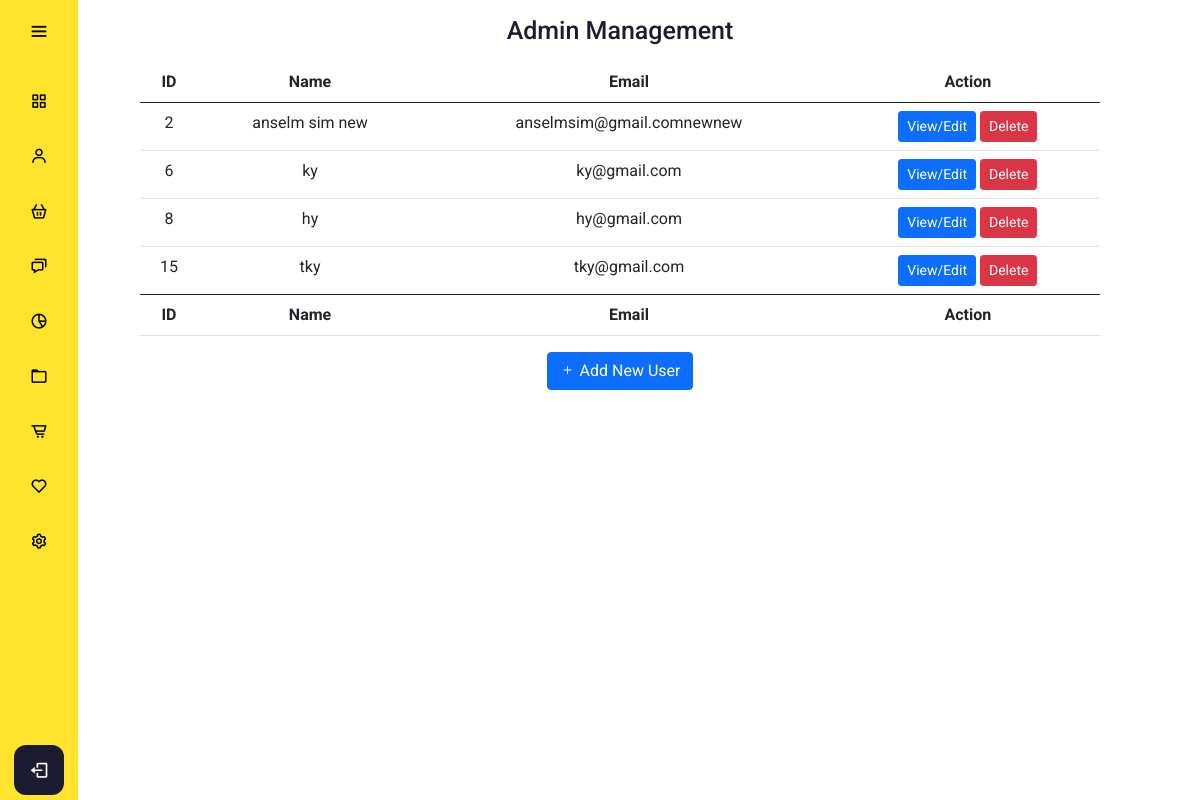
/admin/usermanagement.php, run on the app's committed database.
### tables this page shows
CREATE TABLE `users` (
  `users_id` int(11) NOT NULL,
  `users_name` varchar(255) NOT NULL,
  `users_email` varchar(255) NOT NULL,
  `users_password` varchar(128) NOT NULL,
  `users_address` text,
  `users_phone` varchar(11) DEFAULT NULL,
  `users_age` int(3) DEFAULT NULL,
  `users_gender` smallint(6) DEFAULT NULL,
  `users_permission` smallint(6) NOT NULL DEFAULT '0',
  `users_joindate` timestamp NOT NULL DEFAULT CURRENT_TIMESTAMP ON UPDATE CURRENT_TIMESTAMP
);

### config/db.php (called while the page is built, shortened)
<?php
class DB {
  protected static $mdb = null;
  public static function getMDB() {
    $mdb = DB::$mdb;
    if ($mdb === null) {
      $mdb = DB::$mdb = new MeekroDB();
    }
    $mdb->sync_config();
    return $mdb;
  }
  public static function query() { $args = func_get_args(); return call_user_func_array(array(DB::getMDB(), 'query'), $args); }
}
class MeekroDB {
  public $encoding = 'latin1';
  public $connect_options = array(MYSQLI_OPT_CONNECT_TIMEOUT => 30);
  public $internal_mysql = null;
  public function __construct($host=null, $user=null, $password=null, $dbName=null, $port=null, $encoding=null, $socket=null)  {
    if ($encoding === null) $encoding = DB::$encoding;
    $this->encoding = $encoding;
  }
  public function get() {
    $mysql = $this->internal_mysql;
    if (!($mysql instanceof MySQLi)) {
      $mysql = new mysqli();
      foreach ($this->connect_options as $key => $value) {
        $mysql->options($key, $value);
      }
      $mysql->set_charset($this->encoding);
      $this->internal_mysql = $mysql;
    }
    return $mysql;
  }
  protected function preparseQueryParams() {
    $args = func_get_args();
    $sql = trim(strval(array_shift($args)));
    $args_all = $args;
    if (count($args_all) == 0) return array($sql);
    $chunkyQuery = array();
    return $chunkyQuery;
  }
  public function parseQueryParams() {
    $args = func_get_args();
    $chunkyQuery = call_user_func_array(array($this, 'preparseQueryParams'), $args);
    $query = '';
    foreach ($chunkyQuery as $chunk) {
      if (is_string($chunk)) {
        $query .= $chunk;
        continue;
      }
      $result = '';
      $query .= $result;
    }
    return $query;
  }
  protected function prependCall($function, $args, $prepend) { array_unshift($args, $prepend); return call_user_func_array($function, $args); }
  public function query() { $args = func_get_args(); return $this->prependCall(array($this, 'queryHelper'), $args, 'assoc'); }
  protected function queryHelper() {
    $args = func_get_args();
    $type = array_shift($args);
    $db = $this->get();
    $is_buffered = true;
    $row_type = 'assoc';
    $full_names = false;
    $sql = call_user_func_array(array($this, 'parseQueryParams'), $args);
    $result = $db->query($sql, $is_buffered ? MYSQLI_STORE_RESULT : MYSQLI_USE_RESULT);
    $return = array();
    while ($row = ($row_type == 'assoc' ? $result->fetch_assoc() : $result->fetch_row())) {
      $return[] = $row;
    }
    return $return;
  }
}
?>

### admin/usermanagement.php (the view, shortened to what this page needs)
<?php
include "../config/db.php";
?>
<!DOCTYPE html>
<html lang="en" dir="ltr">
  <head>
    <link rel="stylesheet" href="adminstyle.css">
    <link href='https://unpkg.com/boxicons@2.0.7/css/boxicons.min.css' rel='stylesheet'>
    <link href="https://cdn.jsdelivr.net/npm/bootstrap@5.0.0-beta3/dist/css/bootstrap.min.css" rel="stylesheet">
    <link rel="stylesheet" href="https://cdn.jsdelivr.net/npm/bootstrap-icons@1.4.1/font/bootstrap-icons.css">
   </head>
<body>
  <?php
  include "adminheader.php";
  ?>
  <div class="home_content">
    <div class="text">Admin Management </div>
    <table class="table table-hover">
        <thead>
            <tr>
            <th scope="col">ID</th>
            <th scope="col">Name</th>
            <th scope="col">Email</th>
            <th scope="col">Action</th>
            </tr>
        </thead>
        <tbody>
        <?php
        $getUserQuery = DB::query("SELECT * FROM users");
        foreach($getUserQuery as $getUserResult){
        ?>
            <tr class="userdata userdata<?php echo $getUserResult['users_id']; ?>">
              <td class="userid"><?php echo $getUserResult['users_id']; ?></td>
              <td class="username"><?php echo $getUserResult['users_name']; ?></td>
              <td class="useremail"><?php echo $getUserResult['users_email']; ?></td>
              <td><button type="button" class="btn btn-primary btn-sm editUser" id="editUser" value="editUser" data-id="<?php echo $getUserResult['users_id']; ?>" data-bs-toggle="modal" data-bs-target="#userinfo<?php echo $getUserResult['users_id']; ?>" >View/Edit</button>
                  <button type="button" class="btn btn-danger btn-sm deleteUser" data-id="<?php echo $getUserResult['users_id']; ?>" data-name="<?php echo $getUserResult['users_name']; ?>">Delete</button>
              </td>
            </tr>
        <?php
        }
        ?>
        </tbody>
        <tfoot>
          <tr>
            <th scope="col">ID</th>
            <th scope="col">Name</th>
            <th scope="col">Email</th>
            <th scope="col">Action</th>
          </tr>
        </tfoot>
    </table>
    <button type="button" data-bs-toggle="modal" data-bs-target="#addUser" class="btn btn-primary"><i class="bi bi-plus"></i> Add New User</button>
  </div>
</body>
</html>

### admin/adminheader.php (shortened to what this page needs)
<div class="sidebar ">
    <div class="logo_content">
      <i class='bx bx-menu' id="btn" ></i>
    </div>
    <ul class="nav_list">
      <li>
        <a href="<?php echo htmlspecialchars(SITE_URL . "admin/adminmanagement.php"); ?>">
          <i class='bx bx-grid-alt' ></i>
        </a>
      </li>
      <li>
        <a href="<?php echo htmlspecialchars(SITE_URL . "admin/usermanagement.php"); ?>">
          <i class='bx bx-user' ></i>
        </a>
      </li>
      <li>
        <a href="<?php echo htmlspecialchars(SITE_URL . "admin/foodmanagement.php"); ?>">
          <i class='bx bx-basket' ></i>
        </a>
      </li>
      <li>
        <a href="#">
          <i class='bx bx-chat' ></i>
        </a>
      </li>
      <li>
        <a href="#">
          <i class='bx bx-pie-chart-alt-2' ></i>
        </a>
      </li>
      <li>
        <a href="#">
          <i class='bx bx-folder' ></i>
        </a>
      </li>
      <li>
        <a href="#">
          <i class='bx bx-cart-alt' ></i>
        </a>
      </li>
      <li>
        <a href="#">
          <i class='bx bx-heart' ></i>
        </a>
      </li>
      <li>
        <a href="#">
          <i class='bx bx-cog' ></i>
        </a>
      </li>
    </ul>
    <div class="profile_content">
      <div class="profile">
        <a href="<?php echo htmlspecialchars(SITE_URL . "admin/adminlogout.php"); ?>">
          <i class='bx bx-log-out adminlogout' id="log_out" ></i>
        </a>
      </div>
    </div>
  </div>

### admin/adminstyle.css (style rules this page uses)
* { margin: 0; padding: 0; box-sizing: border-box; font-family: "Roboto" , sans serif; }
body { position: relative; min-height: 100vh; width: 100%; overflow: scroll; }
.sidebar { position: fixed; top: 0; left: 0; height: 100%; width: 78px; background: #FFE32C; padding: 6px 14px; z-index: 99; transition: all 0.5s ease; }
.sidebar #btn { position: absolute; color: #000; top: 6px; left: 50%; font-size: 22px; height: 50px; width: 50px; text-align: center; line-height: 50px; transform: translateX(-50%); }
.sidebar ul { margin-top: 20px; }
.sidebar ul li { position: relative; height: 50px; width: 100%; margin: 0 5px; list-style: none; line-height: 50px; margin: 5px 0; }
.sidebar ul li a { color: #000; display: flex; align-items: center; text-decoration: none; border-radius: 12px; white-space: nowrap; transition: all 0.4s ease; }
.sidebar ul li i { font-size: 18px; font-weight: 400; height: 50px; min-width: 50px; border-radius: 12px; line-height: 50px; text-align: center; }
.sidebar .profile_content { position: absolute; color: #fff; bottom: 0; left: 0; width: 100%; }
.sidebar .profile_content .profile { position: relative; padding: 10px 6px; height: 60px; background: none; transition: all 0.4s ease; }
.profile #log_out { position: absolute; bottom: 5px; left: 50%; transform: translateX(-50%); min-width: 50px; line-height: 50px; font-size: 20px; border-radius: 12px; text-align: center; transition: all 0.4s ease; background: #1d1b31; }
.home_content { position: absolute; height: 100%; width: 80%; text-align: center; left: 140px; background: none; box-shadow: 0 5px 10px rgba(0,0,0,0.2px); transition: all 0.5s ease; justify-self: center; }
.home_content .text { font-size: 25px; font-weight: 500; color: #1d1b31; margin: 12px; }
button { border-radius: 5px; background-color: #fff; }
.nav_list { padding:0; }
.adminlogout { text-decoration: none; color: white; }

### data on the page
users: users_id "2", users_name "anselm sim new", users_email "anselmsim@gmail.comnewnew"
users: users_id "6", users_name "ky", users_email "ky@gmail.com"
users: users_id "8", users_name "hy", users_email "hy@gmail.com"
users: users_id "15", users_name "tky", users_email "tky@gmail.com"
